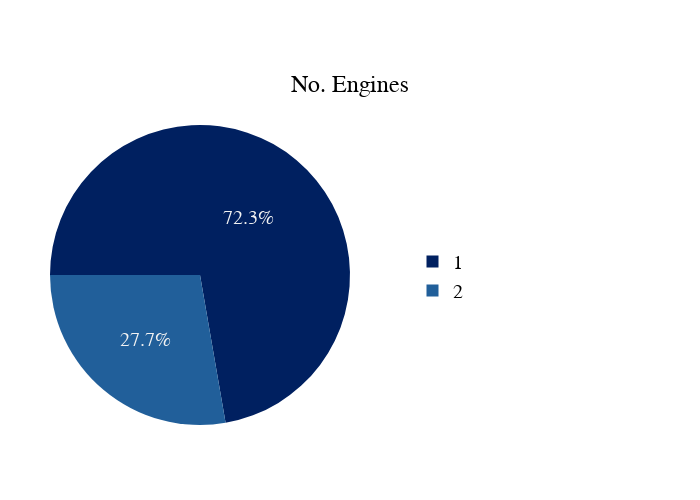

Notebook code cell kept with this figure:
### Code cell
# PIE CHART FOR NO. ENGINES

import plotly.express as px
import pandas as pd

# Count categories in 'No. Engines'
value_counts = df['No. Engines'].value_counts()

# Select 6 most frequent categories
top_values = value_counts.nlargest(6)

# Group the rest in "Others"
others_count = value_counts.iloc[6:].sum()
if others_count > 0:
    top_values['Others'] = others_count

# Order them from most frequent to least frequent (except Others)
value_counts_df = top_values.reset_index()
value_counts_df.columns = ['No. Engines', 'Count']

df_main = value_counts_df[value_counts_df['No. Engines'] != 'Others'].sort_values(by='Count', ascending=False)
df_others = value_counts_df[value_counts_df['No. Engines'] == 'Others']

final_df = pd.concat([df_main, df_others])

# Define the colors for the pie chart
piece_colors = ['#002060', '#215F9A', '#4E95D9', '#A6CAEC', '#DCEAF7', '#D9D9D9', '#7F7F7F']  # Piece colors
percentage_colors = ['#F2F2F2', '#F2F2F2', '#F2F2F2', '#002060', '#002060', '#002060', '#F2F2F2']  # Percentage colors

# Create chart
fig = px.pie(
    final_df, 
    names='No. Engines', 
    values='Count', 
    title='No. Engines',
    color_discrete_sequence=piece_colors[:len(final_df)]
)


# Rotate the graphic
fig.update_traces(
    rotation=270,  
    sort=False, 
    textinfo='percent',  # Show percentages inside pieces
    textfont=dict(family = 'Segoe UI', size=20, color=percentage_colors[:len(final_df)]),  # Adjust percentages' size and colors
    insidetextorientation='horizontal'  # Ensure percentages are shown horixontally
)

# Configure legend
fig.update_layout(
    title=dict(
        text='No. Engines',
        font=dict(family = 'Segoe UI', size=24, color="#000000") 
    ),
    legend=dict(
        font=dict(family = 'Segoe UI', size=20, color="#000000"),
        orientation="v",  # Show legend vertically
        yanchor="bottom", y=0.4,  # Select the y position
        xanchor="center", x=1.3,  # Select the x position
        traceorder='normal'  # Ensure the order of the leyend
    ),
    width=700,  # Adjust the width of the chart
    height=500,  # Adjust the height of the chart
    title_x=0.5,  # Center the title horizontally
    title_y=0.85,  # Adjust the vertical position of the title

    margin={"l": 50, "r": 350, "t": 100, "b": 50}
)

fig.show()

### Figure 1 — Plotly figure (JSON) as saved in the notebook; plotly's stock layout.template omitted (floating-point values rounded to 4 significant figures)
{"data": [{"domain": {"x": [0, 1], "y": [0, 1]}, "hovertemplate": "No. Engines=%{label}<br>Count=%{value}<extra></extra>", "insidetextorientation": "horizontal", "labels": [1, 2], "legendgroup": "", "name": "", "rotation": 270, "showlegend": true, "sort": false, "textfont": {"color": ["#F2F2F2", "#F2F2F2"], "family": "Segoe UI", "size": 20}, "textinfo": "percent", "type": "pie", "values": [1655, 635]}], "layout": {"height": 500, "legend": {"font": {"color": "#000000", "family": "Segoe UI", "size": 20}, "orientation": "v", "tracegroupgap": 0, "traceorder": "normal", "x": 1.3, "xanchor": "center", "y": 0.4, "yanchor": "bottom"}, "margin": {"b": 50, "l": 50, "r": 350, "t": 100}, "piecolorway": ["#002060", "#215F9A"], "title": {"font": {"color": "#000000", "family": "Segoe UI", "size": 24}, "text": "No. Engines", "x": 0.5, "y": 0.85}, "width": 700}}
